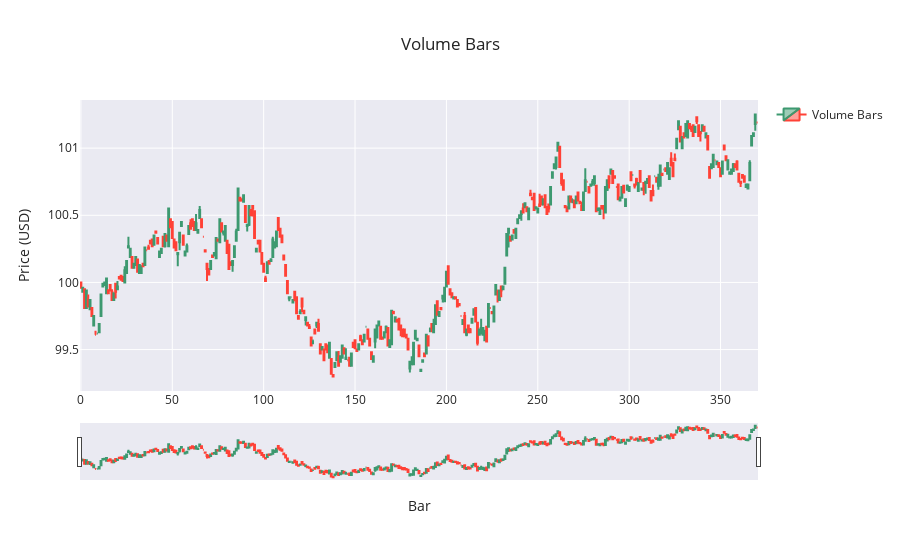

Source (notebook cell):
### Markdown cell above
### Bar Chart

### Code cell
fig = go.Figure(data=[go.Candlestick(
    x=volume_bars.index,
    open=volume_bars['open'],
    high=volume_bars['high'],
    low=volume_bars['low'],
    close=volume_bars['close'],
    name='Volume Bars'
)])

fig.update_layout(
    title=f'Volume Bars',
    yaxis_title='Price (USD)',
    xaxis_title='Bar',
    xaxis_rangeslider_visible=True, 
    template='seaborn', # other options: plotly, plotly_white, plotly_dark, simple_white
    showlegend=True,
)

### Figure 1 — Plotly figure (JSON) as saved in the notebook; plotly's stock layout.template omitted (floating-point values rounded to 4 significant figures; data arrays with more than 128 entries replaced by an {"elided": "..."} marker saying what was removed)
{"data": [{"close": {"elided": "371 float values"}, "high": {"elided": "371 float values"}, "low": {"elided": "371 float values"}, "name": "Volume Bars", "open": {"elided": "371 float values"}, "type": "candlestick", "x": {"elided": "371 int values"}}], "layout": {"showlegend": true, "title": {"text": "Volume Bars"}, "xaxis": {"rangeslider": {"visible": true}, "title": {"text": "Bar"}}, "yaxis": {"title": {"text": "Price (USD)"}}}}
